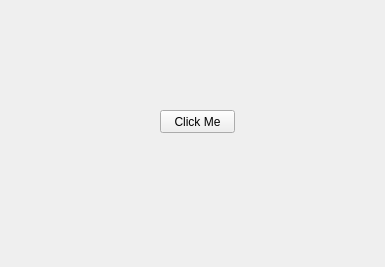
<?xml version="1.0" encoding="UTF-8"?>
<ui version="4.0">
 <class>Widget</class>
 <widget class="QWidget" name="Widget">
  <property name="geometry">
   <rect>
    <x>0</x>
    <y>0</y>
    <width>385</width>
    <height>267</height>
   </rect>
  </property>
  <property name="windowTitle">
   <string>Widget</string>
  </property>
  <widget class="QPushButton" name="btnClickMe">
   <property name="geometry">
    <rect>
     <x>160</x>
     <y>110</y>
     <width>75</width>
     <height>23</height>
    </rect>
   </property>
   <property name="text">
    <string>Click Me</string>
   </property>
  </widget>
 </widget>
 <resources/>
 <connections/>
</ui>
